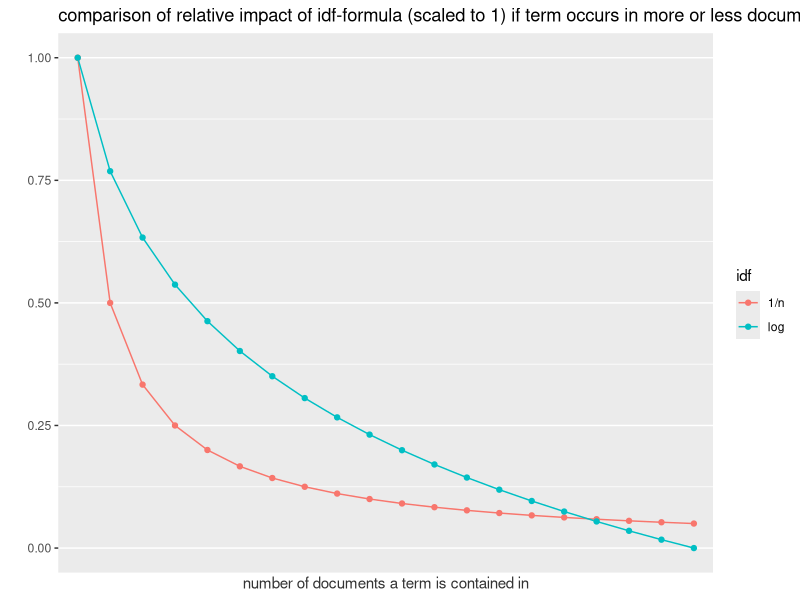

Generate this figure with R:

# install.packages("ggplot2")
library(ggplot2)

df <- data.frame(x = c(1:20,1:20),
  y = c(1/1:20,log(20/1:20)/log(20)),
  idf = c(rep("1/n",20),rep("log",20)))

  
  ggplot(data = df, aes(x,y)) + 
  geom_line(aes(color = idf)) + 
  geom_point(aes(color = idf)) + 
  scale_x_discrete() + 
  labs(title = "comparison of relative impact of idf-formula (scaled to 1) if term occurs in more or less documents") + 
  xlab("number of documents a term is contained in") + 
  ylab("") + 
  theme(axis.title.x = element_text(color="grey20"))
  
  
  # calculates tf-idf for different parameters and using
  # different tf-idf-versions
  tab_tfidf <- function(ncorpus=20) {
    # I assume a maximum word frequency of 4000
    max_ft <- 4000
    
    # tf-idf without log
    tfidf0 <- function(ft,max_ft,ndocs,ncorpus) (ft/max_ft) * (ncorpus/ndocs)
    
    # traditional tf-idf
    tfidf1 <- function(ft,max_ft,ndocs,ncorpus) (ft/max_ft) * log(ncorpus/ndocs)
    
    # tf-idf with added idf/N
    tfidf2 <- function(ft,max_ft,ndocs,ncorpus) (1/ncorpus + ft/max_ft) * log(ncorpus/ndocs)
    
    # ft = frequency of term / ndocs = how often it showed up in other documents
    df <- expand.grid(ft=c(5,10,20,30),ndocs=c(1,2,3,5,10))
    
    res0 <- apply(df,1,function(r) tfidf0(r["ft"],max_ft,r["ndocs"],ncorpus))
    ranks0 <- order(order(-res0))
    
    res1 <- apply(df,1,function(r) tfidf1(r["ft"],max_ft,r["ndocs"],ncorpus))
    ranks1 <- order(order(-res1))
    
    res2 <- apply(df,1,function(r) tfidf2(r["ft"],max_ft,r["ndocs"],ncorpus))
    ranks2 <- order(order(-res2))
    
    result <- cbind(df,res0,res1,res2,ranks0,ranks1,ranks2)
    result <- result[order(result$ft),]
    
    return(list("ncorpus" = ncorpus, "max_ft" = max_ft, result))
  }